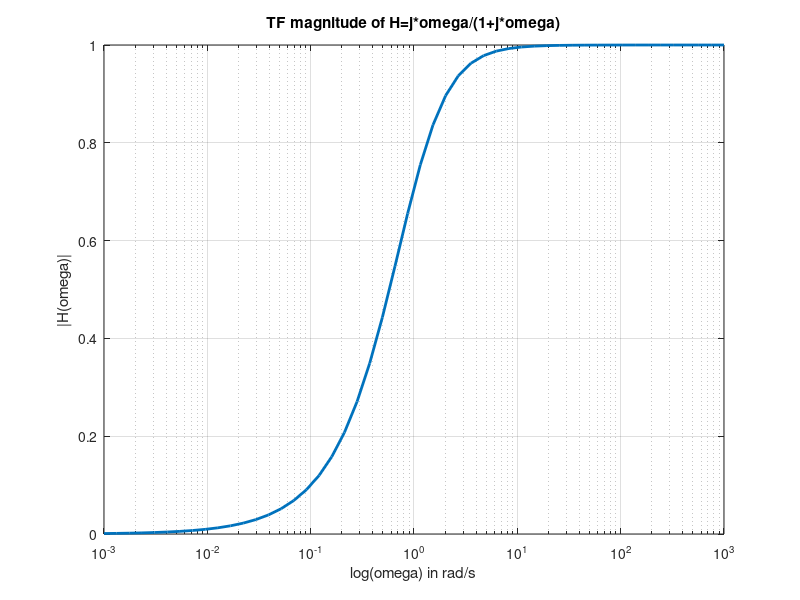
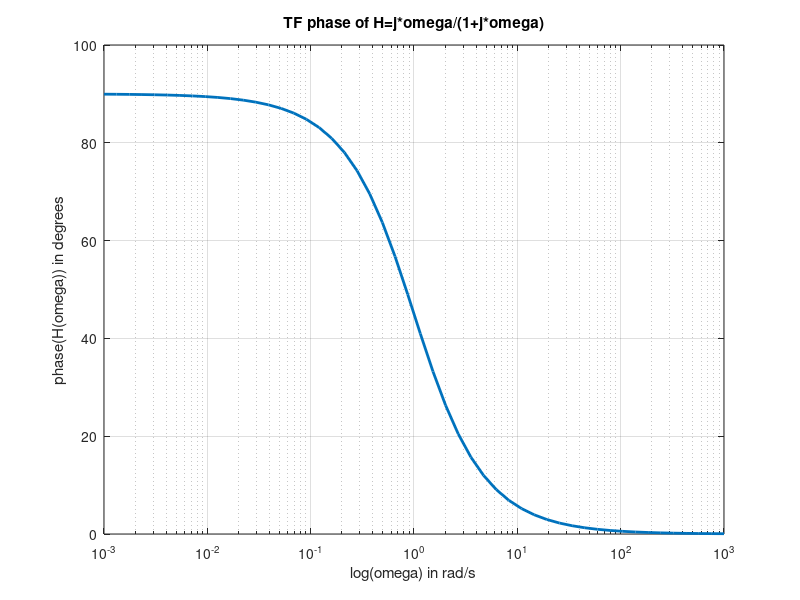

Write the MATLAB code that produced these figures, in order.
omega = logspace(-3, 3);
for i=1:length(omega)
    magLog(i) = abs(j*omega(i)/(1+j*omega(i)));
    phaseLog(i) = 180/pi*angle(j*omega(i)/(1+j*omega(i)));
end

figure(1), clf
    semilogx(omega, magLog, 'linewidth', 2)
    grid on
    ylabel('|H(omega)|')
    xlabel('log(omega) in rad/s')
    title('TF magnitude of H=j*omega/(1+j*omega)')    
    print -dpng tf_reversed_magnitude_log

figure(2), clf
    semilogx(omega, phaseLog, 'linewidth', 2)
    grid on
    ylabel('phase(H(omega)) in degrees')
    xlabel('log(omega) in rad/s')
    title('TF phase of H=j*omega/(1+j*omega)')    
    print -dpng tf_reversed_phase_log
    